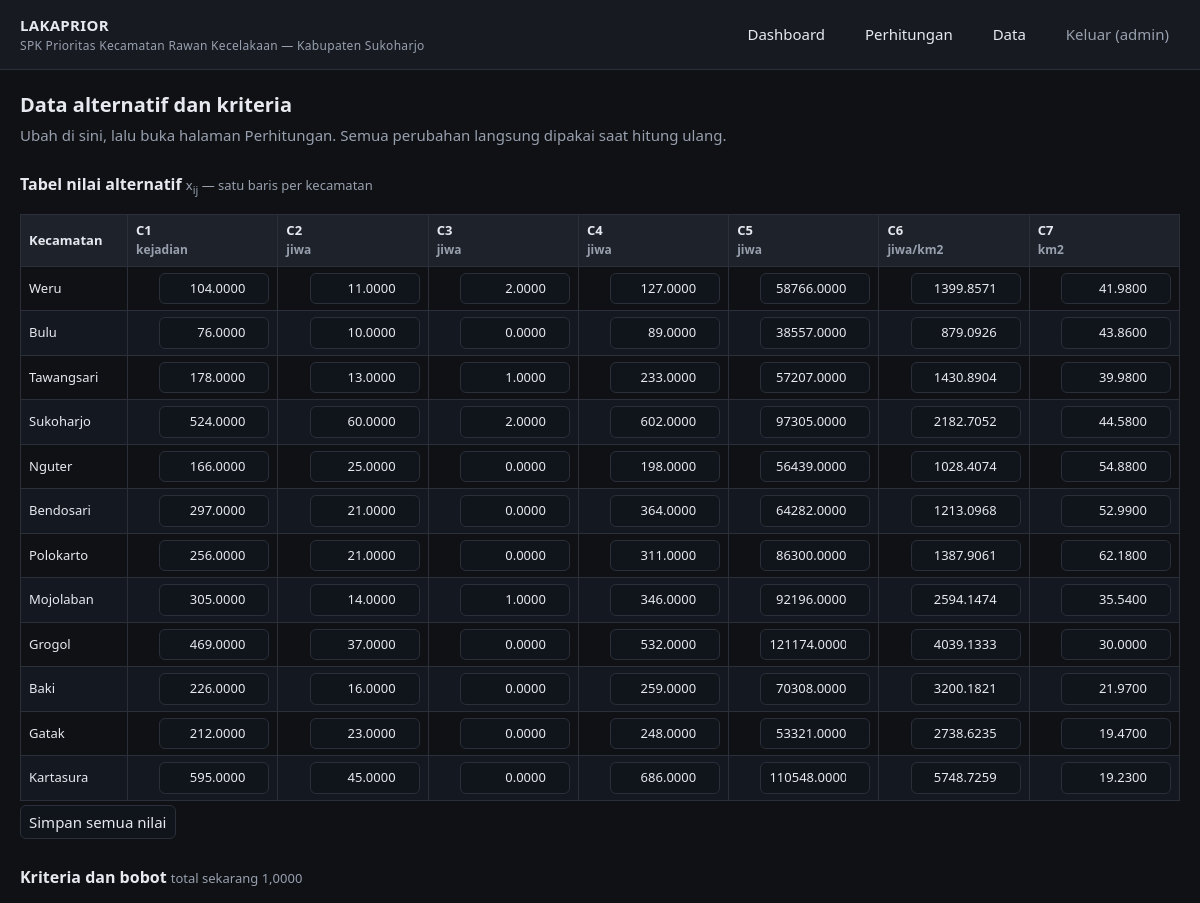
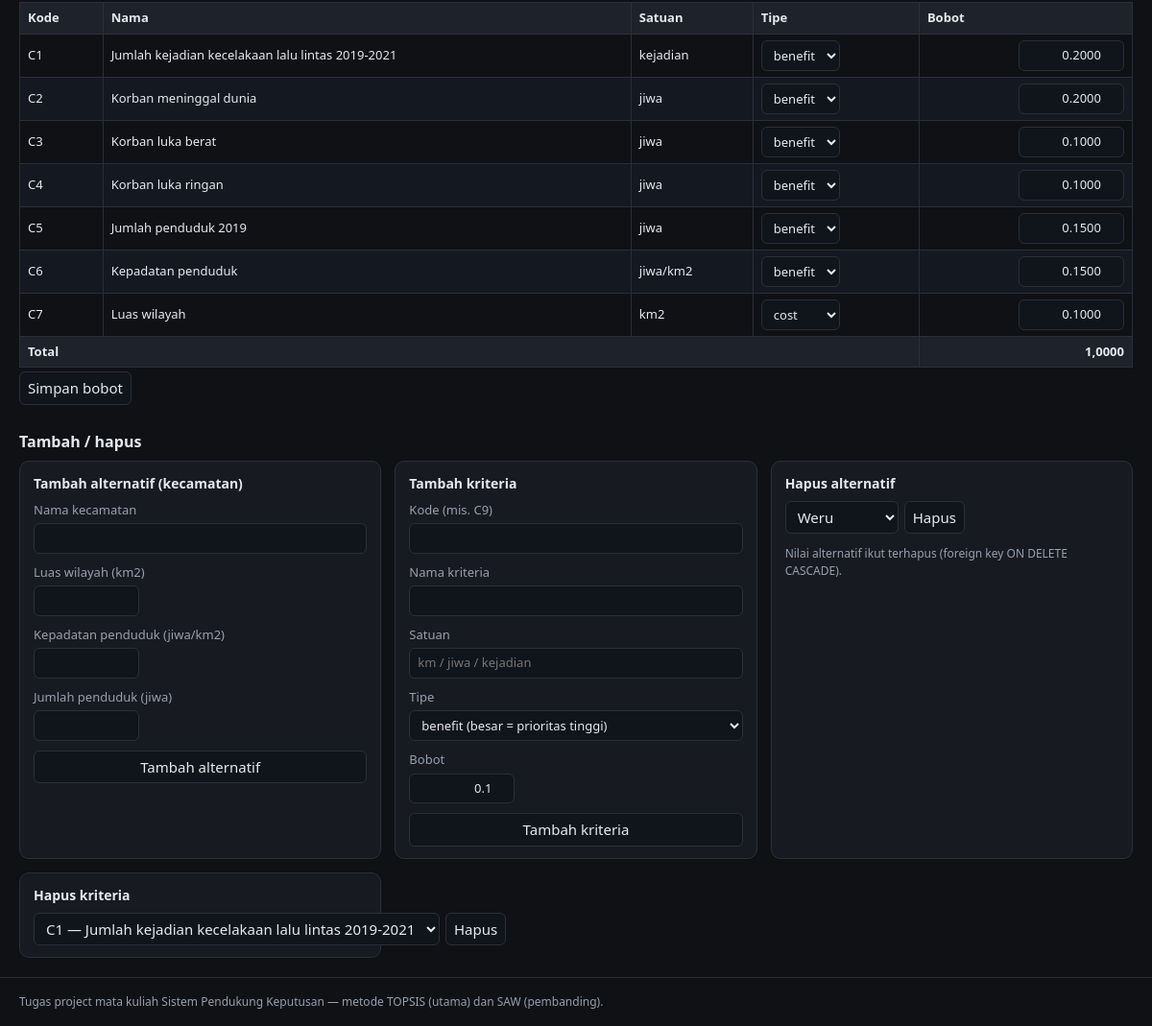
The app's page /data.php (signed in) with its own data (2 pictures, top to bottom).
### tables this page shows
CREATE TABLE kriteria (
  id     INT AUTO_INCREMENT PRIMARY KEY,
  kode   VARCHAR(5)  NOT NULL UNIQUE,
  nama   VARCHAR(80) NOT NULL,
  satuan VARCHAR(20) NOT NULL,
  tipe   ENUM('benefit','cost') NOT NULL,
  bobot  DECIMAL(5,4) NOT NULL                   
);

CREATE TABLE kecamatan (
  id                 INT PRIMARY KEY,
  nama               VARCHAR(50) NOT NULL UNIQUE,
  luas_km2           DECIMAL(6,2) NOT NULL,
  penduduk_jiwa      INT NOT NULL,               
  kepadatan_penduduk DECIMAL(9,2) NOT NULL       
);

### src/config.php (called while the page is built, shortened)
<?php
function db(): PDO
{
    static $pdo = null;
    if ($pdo === null) {
        $pdo = new PDO(
            'mysql:host=' . DB_HOST . ';dbname=' . DB_NAME . ';charset=utf8mb4',
            DB_USER,
            DB_PASS,
            [PDO::ATTR_ERRMODE => PDO::ERRMODE_EXCEPTION, PDO::ATTR_DEFAULT_FETCH_MODE => PDO::FETCH_ASSOC]
        );
    }
    return $pdo;
}
function e(?string $s): string
{
    return htmlspecialchars((string) $s, ENT_QUOTES, 'UTF-8');
}
function num(float $v, int $dec = 4): string
{
    return number_format($v, $dec, ',', '.');
}
function user(): ?array
{
    return $_SESSION['user'] ?? null;
}

### src/lib/data.php (called while the page is built, shortened)
<?php
require_once dirname(__DIR__) . '/config.php';
require_once __DIR__ . '/mcdm.php';
function load_data(): array
{
    $alternatives = db()->query('SELECT * FROM kecamatan ORDER BY id')->fetchAll();
    $criteria = db()->query('SELECT * FROM kriteria ORDER BY id')->fetchAll();
    $values = [];
    foreach (db()->query('SELECT * FROM penilaian')->fetchAll() as $row) {
        $values[$row['kecamatan_id'] . '|' . $row['kriteria_id']] = $row['nilai'];
    }
    return [$alternatives, $criteria, $values];
}

### src/lib/mcdm.php (called while the page is built, shortened)
<?php
function check_criteria(array $criteria): array
{
    $total = 0.0;
    foreach ($criteria as $j => $c) {
        $total += (float) $c['bobot'];
    }
    return ['total' => $total, 'seimbang' => abs($total - 1.0) < 1e-6];
}

### src/data.php (the view, shortened to what this page needs)
<?php
require_once __DIR__ . '/layout.php';
require_once __DIR__ . '/lib/data.php';
[$alternatives, $criteria, $values] = load_data();
$bobotValid = check_criteria($criteria);
page_head('Data');
?>
<h1>Data alternatif dan kriteria</h1>
<p class="lead">Ubah di sini, lalu buka halaman Perhitungan. Semua perubahan langsung dipakai saat hitung ulang.</p>
<h2>Tabel nilai alternatif <span class="sub">x<sub>ij</sub> — satu baris per kecamatan</span></h2>
<form method="post">
  <div class="scroll">
  <table>
    <thead>
      <tr><th class="l">Kecamatan</th><?php foreach ($criteria as $c): ?><th><?= e($c['kode']) ?><br><span class="hint"><?= e($c['satuan']) ?></span></th><?php endforeach; ?></tr>
    </thead>
    <tbody>
    <?php foreach ($alternatives as $alt): ?>
      <tr>
        <td class="l"><?= e($alt['nama']) ?></td>
        <?php foreach ($criteria as $c): $key = $alt['id'] . '|' . $c['id']; ?>
          <td><input type="number" step="any" name="nilai[<?= (int) $alt['id'] ?>][<?= (int) $c['id'] ?>]"
                     value="<?= e((string) ($values[$key] ?? '0')) ?>"></td>
        <?php endforeach; ?>
      </tr>
    <?php endforeach; ?>
    </tbody>
  </table>
  </div>
  <button type="submit">Simpan semua nilai</button>
</form>
<h2>Kriteria dan bobot <span class="sub">total sekarang <?= num($bobotValid['total'], 4) ?></span></h2>
<form method="post">
  <div class="scroll">
  <table>
    <thead><tr><th class="l">Kode</th><th class="l">Nama</th><th class="l">Satuan</th><th class="l">Tipe</th><th>Bobot</th></tr></thead>
    <tbody>
    <?php foreach ($criteria as $c): ?>
      <tr>
        <td class="l"><?= e($c['kode']) ?></td>
        <td class="l"><?= e($c['nama']) ?></td>
        <td class="l"><?= e($c['satuan']) ?></td>
        <td class="l">
          <select name="tipe[<?= (int) $c['id'] ?>]">
            <option value="benefit" <?= $c['tipe'] === 'benefit' ? 'selected' : '' ?>>benefit</option>
            <option value="cost" <?= $c['tipe'] === 'cost' ? 'selected' : '' ?>>cost</option>
          </select>
        </td>
        <td><input type="number" step="any" name="bobot[<?= (int) $c['id'] ?>]" value="<?= e((string) $c['bobot']) ?>"></td>
      </tr>
    <?php endforeach; ?>
    </tbody>
    <tfoot><tr><td class="l" colspan="4">Total</td><td><?= num($bobotValid['total'], 4) ?></td></tr></tfoot>
  </table>
  </div>
  <button type="submit">Simpan bobot</button>
</form>
<h2>Tambah / hapus</h2>
<div class="grid">
  <div class="panel">
    <h3>Tambah alternatif (kecamatan)</h3>
    <form method="post" class="stack">
      <label>Nama kecamatan <input name="nama" required></label>
      <label>Luas wilayah (km2) <input type="number" step="any" name="luas_km2" required></label>
      <label>Kepadatan penduduk (jiwa/km2) <input type="number" step="any" name="kepadatan" required></label>
      <label>Jumlah penduduk (jiwa) <input type="number" step="any" name="penduduk" required></label>
      <button type="submit">Tambah alternatif</button>
    </form>
  </div>
  <div class="panel">
    <h3>Tambah kriteria</h3>
    <form method="post" class="stack">
      <label>Kode (mis. C9) <input name="kode" required></label>
      <label>Nama kriteria <input name="nama" required></label>
      <label>Satuan <input name="satuan" placeholder="km / jiwa / kejadian"></label>
      <label>Tipe
        <select name="tipe">
          <option value="benefit">benefit (besar = prioritas tinggi)</option>
        </select>
      </label>
      <label>Bobot <input type="number" step="any" name="bobot" value="0.1" required></label>
      <button type="submit">Tambah kriteria</button>
    </form>
  </div>
  <div class="panel">
    <h3>Hapus alternatif</h3>
    <form method="post" class="inline">
      <select name="kecamatan_id">
        <?php foreach ($alternatives as $alt): ?>
          <option value="<?= (int) $alt['id'] ?>"><?= e($alt['nama']) ?></option>
        <?php endforeach; ?>
      </select>
      <button type="submit" class="danger">Hapus</button>
    </form>
    <p class="hint">Nilai alternatif ikut terhapus (foreign key ON DELETE CASCADE).</p>
  </div>
  <div class="panel">
    <h3>Hapus kriteria</h3>
    <form method="post" class="inline">
      <select name="kriteria_id">
        <?php foreach ($criteria as $c): ?>
          <option value="<?= (int) $c['id'] ?>"><?= e($c['kode']) ?> — <?= e($c['nama']) ?></option>
        <?php endforeach; ?>
      </select>
      <button type="submit" class="danger">Hapus</button>
    </form>
  </div>
</div>
<?php page_foot(); ?>

### src/layout.php (shortened to what this page needs)
<?php
require_once __DIR__ . '/config.php';
function page_head(string $title): void
{
    $u = user();
    ?>
<!DOCTYPE html>
<html lang="id">
<head>
<link rel="stylesheet" href="style.css">
</head>
<body>
<header class="topbar">
  <div class="brand">LAKAPRIOR<span>SPK Prioritas Kecamatan Rawan Kecelakaan — Kabupaten Sukoharjo</span></div>
  <?php if ($u !== null): ?>
  <nav>
    <a href="index.php">Dashboard</a>
    <a href="hitung.php">Perhitungan</a>
    <a href="data.php">Data</a>
    <a href="login.php?action=logout" class="logout">Keluar (<?= e($u['username']) ?>)</a>
  </nav>
  <?php endif; ?>
</header>
<main>
<?php endif;
}
function page_foot(): void
{
    ?>
</main>
<footer>Tugas project mata kuliah Sistem Pendukung Keputusan — metode TOPSIS (utama) dan SAW (pembanding).</footer>
</body>
</html>
<?php
}
    ?>

### src/style.css (style rules this page uses)
:root { --bg: #0f1115; --panel: #171a21; --line: #2a2f3a; --text: #e6e9ef; --muted: #98a0ae; --accent: #4da3ff; --warn: #ffb454; --err: #ff6b6b; --ok: #57d38c; }
* { box-sizing: border-box; }
body { margin: 0; background: var(--bg); color: var(--text); font: 15px/1.5 system-ui, "Segoe UI", Roboto, sans-serif; }
.topbar { display: flex; flex-wrap: wrap; gap: 12px; align-items: center; justify-content: space-between; padding: 14px 20px; background: var(--panel); border-bottom: 1px solid var(--line); }
.brand { font-weight: 700; letter-spacing: .3px; }
.brand span { display: block; font-weight: 400; font-size: 12px; color: var(--muted); }
nav a { color: var(--text); text-decoration: none; margin-left: 14px; padding: 6px 10px; border-radius: 6px; border: 1px solid transparent; }
nav a.logout { color: var(--muted); }
main { padding: 20px; max-width: 1200px; margin: 0 auto; }
footer { padding: 16px 20px; color: var(--muted); font-size: 12px; border-top: 1px solid var(--line); }
h1 { font-size: 20px; margin: 0 0 4px; }
h2 { font-size: 16px; margin: 26px 0 8px; }
h2 .sub { font-weight: 400; color: var(--muted); font-size: 13px; }
p.lead { color: var(--muted); margin: 0 0 18px; }
table { border-collapse: collapse; width: 100%; margin: 8px 0 4px; font-size: 13px; }
th, td { border: 1px solid var(--line); padding: 6px 8px; text-align: right; }
th, td:first-child, td.l { text-align: left; }
thead th { background: #1e222b; font-weight: 600; }
tbody tr:nth-child(even) { background: #141821; }
tfoot td { background: #1e222b; font-weight: 600; }
.scroll { overflow-x: auto; }
form.inline { display: inline-flex; gap: 6px; align-items: center; margin: 0; }
input, select, button { font: inherit; color: var(--text); background: #10141b; border: 1px solid var(--line); border-radius: 6px; padding: 5px 8px; }
input[type=number] { width: 110px; text-align: right; }
button { cursor: pointer; }
.grid { display: grid; grid-template-columns: repeat(auto-fill, minmax(320px,1fr)); gap: 14px; }
.panel { background: var(--panel); border: 1px solid var(--line); border-radius: 10px; padding: 12px 14px; }
.panel h3 { margin: 0 0 8px; font-size: 14px; }
.stack { display: grid; gap: 10px; }
.stack label { display: grid; gap: 4px; font-size: 13px; color: var(--muted); }
.hint { color: var(--muted); font-size: 12px; }

### records on screen
kriteria: kode "C1", satuan "kejadian", nama "Jumlah kejadian kecelakaan lalu lintas 2019-2021", tipe+id "benefit", bobot "0.2000"
kriteria: kode "C2", satuan "jiwa", nama "Korban meninggal dunia", tipe+id "benefit", bobot "0.2000"
kriteria: kode "C3", satuan "jiwa", nama "Korban luka berat", tipe+id "benefit", bobot "0.1000"
kriteria: kode "C4", satuan "jiwa", nama "Korban luka ringan", tipe+id "benefit", bobot "0.1000"
kriteria: kode "C5", satuan "jiwa", nama "Jumlah penduduk 2019", tipe+id "benefit", bobot "0.1500"
kriteria: kode "C6", satuan "jiwa/km2", nama "Kepadatan penduduk", tipe+id "benefit", bobot "0.1500"
kriteria: kode "C7", satuan "km2", nama "Luas wilayah", tipe+id "cost", bobot "0.1000"
kecamatan: nama "Weru", id "104.0000", id "11.0000", id "2.0000", id "127.0000", id "58766.0000", id "1399.8571", id "41.9800"
kecamatan: nama "Bulu", id "76.0000", id "10.0000", id "0.0000", id "89.0000", id "38557.0000", id "879.0926", id "43.8600"
kecamatan: nama "Tawangsari", id "178.0000", id "13.0000", id "1.0000", id "233.0000", id "57207.0000", id "1430.8904", id "39.9800"
kecamatan: nama "Sukoharjo", id "524.0000", id "60.0000", id "2.0000", id "602.0000", id "97305.0000", id "2182.7052", id "44.5800"
kecamatan: nama "Nguter", id "166.0000", id "25.0000", id "0.0000", id "198.0000", id "56439.0000", id "1028.4074", id "54.8800"
kecamatan: nama "Bendosari", id "297.0000", id "21.0000", id "0.0000", id "364.0000", id "64282.0000", id "1213.0968", id "52.9900"
kecamatan: nama "Polokarto", id "256.0000", id "21.0000", id "0.0000", id "311.0000", id "86300.0000", id "1387.9061", id "62.1800"
kecamatan: nama "Mojolaban", id "305.0000", id "14.0000", id "1.0000", id "346.0000", id "92196.0000", id "2594.1474", id "35.5400"
kecamatan: nama "Grogol", id "469.0000", id "37.0000", id "0.0000", id "532.0000", id "121174.0000", id "4039.1333", id "30.0000"
kecamatan: nama "Baki", id "226.0000", id "16.0000", id "0.0000", id "259.0000", id "70308.0000", id "3200.1821", id "21.9700"
kecamatan: nama "Gatak", id "212.0000", id "23.0000", id "0.0000", id "248.0000", id "53321.0000", id "2738.6235", id "19.4700"
kecamatan: nama "Kartasura", id "595.0000", id "45.0000", id "0.0000", id "686.0000", id "110548.0000", id "5748.7259", id "19.2300"

### other values on screen
$u['username'] "admin"
num($bobotValid['total'], 4) "1,0000"
form field kecamatan_id "Weru"
form field kriteria_id "C1 — Jumlah kejadian kecelakaan lalu lintas 2019-2021"
